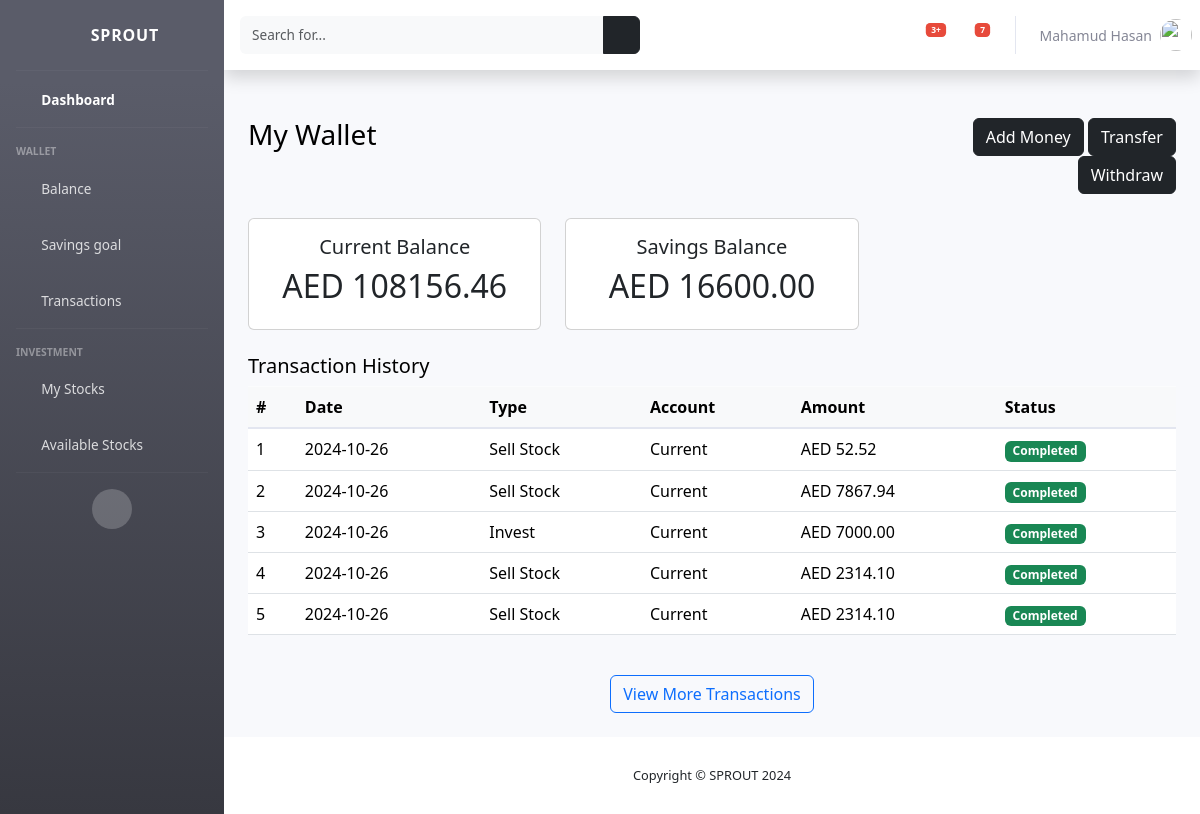
Screenshot of /wallet/ (signed in) with the database file from the repository.
### accounts/models.py (models this page shows)
class UserProfile(models.Model):
    user = models.OneToOneField(User, on_delete=models.CASCADE)
    bio = models.TextField(blank=True, null=True)
    dob = models.DateField(blank=True, null=True)
    gender = models.CharField(max_length=20, choices=[('male', 'Male'), ('female', 'Female')], blank=True, null=True)
    address = models.CharField(max_length=100, blank=True, null=True)
    phone = models.CharField(max_length=20, blank=True, null=True)
    picture = models.ImageField(upload_to='profile/', null=True, blank=True)
    created_at = models.DateTimeField(auto_now_add=True)
    updated_at = models.DateTimeField(auto_now=True)
    def name(self):
        return f"{self.user.first_name} {self.user.last_name}"
    def __str__(self):
        return self.name()

### wallet/models.py (models this page shows, shortened)
class Wallet(models.Model):
    user = models.OneToOneField(User, on_delete=models.CASCADE)
    savings_balance = models.DecimalField(max_digits=10, decimal_places=2, default=0)
    investment_balance = models.DecimalField(max_digits=10, decimal_places=2, default=0)
    total_balance = models.DecimalField(max_digits=10, decimal_places=2, default=0)
    wallet_status = models.BooleanField(default=True)  # active or inactive

class Transaction(models.Model):
    TRANSACTION_TYPES = [
        ('deposit', 'Deposit'),
        ('withdrawal', 'Withdrawal'),
        ('transfer', 'Transfer'),
        ('payment', 'Payment')
    ]
    wallet = models.ForeignKey(Wallet, on_delete=models.CASCADE, related_name='transactions')
    transaction_id = models.UUIDField(default=uuid.uuid4, unique=True, editable=False)
    amount = models.DecimalField(max_digits=10, decimal_places=2)
    account = models.CharField(max_length=50, blank=True, null=True)
    transaction_type = models.CharField(max_length=20, choices=TRANSACTION_TYPES)
    description = models.TextField(null=True, blank=True)
    created_at = models.DateTimeField(auto_now_add=True)

### wallet/views.py (the view)
# urls.py: path('', views.wallet_balance, name="wallet_balance"),
def wallet_balance(request):
    transactions = Transaction.objects.filter(wallet=request.user.wallet).order_by('-created_at')[:5]
    return render(request, 'wallet/wallet_balance.html', {'transactions': transactions})

### templates/wallet/wallet_balance.html (shortened to what this page needs)
{% extends 'base.html' %}
{% block css %}
    <link href="https://cdn.jsdelivr.net/npm/bootstrap@5.3.3/dist/css/bootstrap.min.css" rel="stylesheet"
>
{% endblock %}
{% block content %}
    <div class="container mt-5" style="color: #000">
        <div class="row">
            <div class="col-md-8">
                <h3>My Wallet</h3>
            </div>
            <div class="col-md-4 text-md-end">
                <button class="btn btn-dark">Add Money</button>
                <button class="btn btn-dark" data-bs-target="#exampleModalToggle" data-bs-toggle="modal">Transfer
                </button>
                <button class="btn btn-dark">Withdraw</button>
            </div>
        </div>
        <div class="row my-4">
            <div class="col-md-4">
                <div class="card">
                    <div class="card-body text-center">
                        <h5 class="card-title">Current Balance</h5>
                        <h2>AED {{ user.wallet.investment_balance }}</h2>
                    </div>
                </div>
            </div>
            <div class="col-md-4">
                <div class="card">
                    <div class="card-body text-center">
                        <h5 class="card-title">Savings Balance</h5>
                        <h2>AED {{ user.wallet.savings_balance }}</h2>
                    </div>
                </div>
            </div>
        </div>
        <div class="row my-4">
            <div class="col-md-12">
                <h5>Transaction History</h5>
                <table class="table table-hover text-capitalize">
                    <thead class="table-light">
                    <tr>
                        <th>#</th>
                        <th>Date</th>
                        <th>Type</th>
                        <th>Account</th>
                        <th>Amount</th>
                        <th>Status</th>
                    </tr>
                    </thead>
                    <tbody>
                    {% for t in transactions %}
                    <tr>
                        <td>{{ forloop.counter }}</td>
                        <td>{{ t.created_at|date:'Y-m-d' }}</td>
                        <td>{{ t.transaction_type }}</td>
                        <td>{{ t.account }}</td>
                        <td>AED {{ t.amount }}</td>
                        <td><span class="badge bg-success">Completed</span></td>
                    </tr>
                    {% endfor %}
                    </tbody>
                </table>
            </div>
        </div>
        <div class="row my-4">
            <div class="col-md-12 text-center">
                <button class="btn btn-outline-primary" onclick="location.href=`{% url 'wallet:transactions' %}`">View More Transactions</button>
            </div>
        </div>
    </div>
{% endblock %}

### templates/base.html (shortened to what this page needs)
<!DOCTYPE html>
<html lang="en">
{% load static %}
<head>
    <link href="{% static 'vendor/fontawesome-free/css/all.min.css' %}" rel="stylesheet" type="text/css">
    <link href="{% static 'css/sb-admin-2.min.css' %}" rel="stylesheet">
    {% block css %} {% endblock %}
</head>
<body id="page-top">
    <div id="wrapper">
        <ul class="navbar-nav bg-gradient-dark sidebar sidebar-dark accordion" id="accordionSidebar">
            <a class="sidebar-brand d-flex align-items-center justify-content-center" href="{% url 'index' %}">
                <div class="sidebar-brand-icon rotate-n-15">
                    <i class="fas fa-laugh-wink"></i>
                </div>
                <div class="sidebar-brand-text mx-3">SPROUT</div>
            </a>
            <hr class="sidebar-divider my-0">
            <li class="nav-item active">
                <a class="nav-link" href="{% url 'main:dashboard' %}">
                    <i class="fas fa-fw fa-tachometer-alt"></i>
                    <span>Dashboard</span></a>
            </li>
            <hr class="sidebar-divider">
            <div class="sidebar-heading">
                Wallet
            </div>
            <li class="nav-item">
                <a class="nav-link collapsed" href="{% url 'wallet:wallet_balance' %}">
                    <i class="fas fa-fw fa-wallet"></i>
                    <span>Balance</span>
                </a>
            </li>
            <li class="nav-item">
                <a class="nav-link collapsed" href="{% url 'wallet:savings_goal' %}">
                    <i class="fas fa-fw fa-wallet"></i>
                    <span>Savings goal</span>
                </a>
            </li>
            <li class="nav-item">
                <a class="nav-link collapsed" href="{% url 'wallet:transactions' %}">
                    <i class="fas fa-fw fa-credit-card"></i>
                    <span>Transactions</span>
                </a>
            </li>
            <hr class="sidebar-divider">
            <div class="sidebar-heading">
                Investment
            </div>
            <li class="nav-item">
                <a class="nav-link" href="{% url 'stock:user_stocks' %}">
                    <i class="fas fa-fw fa-chart-area"></i>
                    <span>My Stocks</span></a>
            </li>
            <li class="nav-item">
                <a class="nav-link" href="{% url 'stock:stock_list' %}">
                    <i class="fas fa-fw fa-table"></i>
                    <span>Available Stocks</span></a>
            </li>
            <hr class="sidebar-divider d-none d-md-block">
            <div class="text-center d-none d-md-inline">
                <button class="rounded-circle border-0" id="sidebarToggle"></button>
            </div>
        </ul>
        <div id="content-wrapper" class="d-flex flex-column">
            <div id="content">
                <nav class="navbar navbar-expand navbar-light bg-white topbar mb-4 static-top shadow">
                    <form
                        class="d-none d-sm-inline-block form-inline mr-auto ml-md-3 my-2 my-md-0 mw-100 navbar-search">
                        <div class="input-group">
                            <input type="text" class="form-control bg-light border-0 small" placeholder="Search for..."
                                aria-label="Search" aria-describedby="basic-addon2">
                            <div class="input-group-append">
                                <button class="btn btn-dark" type="button">
                                    <i class="fas fa-search fa-sm"></i>
                                </button>
                            </div>
                        </div>
                    </form>
                    <ul class="navbar-nav ml-auto">
                        <li class="nav-item dropdown no-arrow mx-1">
                            <a class="nav-link dropdown-toggle" href="#" id="alertsDropdown" role="button"
                                data-toggle="dropdown" aria-haspopup="true" aria-expanded="false">
                                <span class="badge badge-danger badge-counter">3+</span>
                            </a>
                        </li>
                        <li class="nav-item dropdown no-arrow mx-1">
                            <a class="nav-link dropdown-toggle" href="#" id="messagesDropdown" role="button"
                                data-toggle="dropdown" aria-haspopup="true" aria-expanded="false">
                                <span class="badge badge-danger badge-counter">7</span>
                            </a>
                        </li>
                        <li class="nav-item dropdown no-arrow">
                            <a class="nav-link dropdown-toggle" href="#" id="userDropdown" role="button"
                                data-toggle="dropdown" aria-haspopup="true" aria-expanded="false">
                                <span class="mr-2 d-none d-lg-inline text-gray-600 small">{{ user.userprofile }}</span>
                                <img class="img-profile rounded-circle"
                                    src="{% if user.userprofile.picture %}{{ user.userprofile.image.url }}{% else %}{% static 'img/profile.jpg' %}{% endif %}">
                            </a>
                        </li>
                    </ul>
                </nav>
                <div class="container">
                    {% block content %} {% endblock %}
                </div>
            </div>
            <footer class="sticky-footer bg-white">
                <div class="container my-auto">
                    <div class="copyright text-center my-auto">
                        <span>Copyright &copy; SPROUT 2024</span>
                    </div>
                </div>
            </footer>
        </div>
    </div>
</body>
</html>

### rows the page displays
Transaction: created_at "2024-10-26", transaction_type "Sell Stock", account "Current", amount "52.52"
Transaction: created_at "2024-10-26", transaction_type "Sell Stock", account "Current", amount "7867.94"
Transaction: created_at "2024-10-26", transaction_type "Invest", account "Current", amount "7000.00"
Transaction: created_at "2024-10-26", transaction_type "Sell Stock", account "Current", amount "2314.10"
Transaction: created_at "2024-10-26", transaction_type "Sell Stock", account "Current", amount "2314.10"

### other values shown
{{ user.userprofile }} "Mahamud Hasan"
{{ user.wallet.investment_balance }} "108156.46"
{{ user.wallet.savings_balance }} "16600.00"
